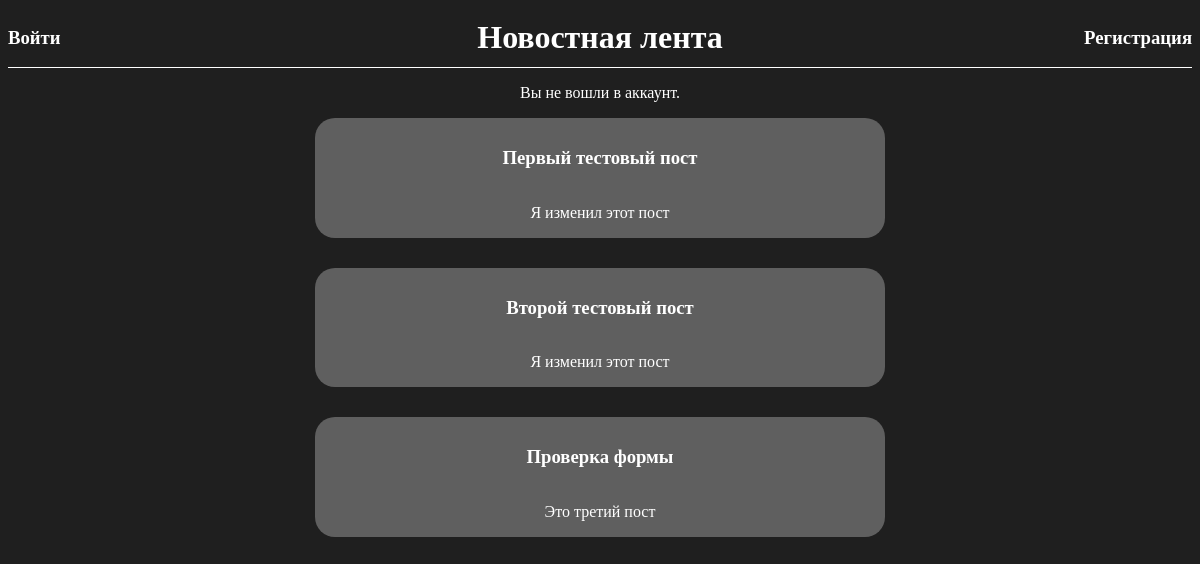
Before: / with the older database file.
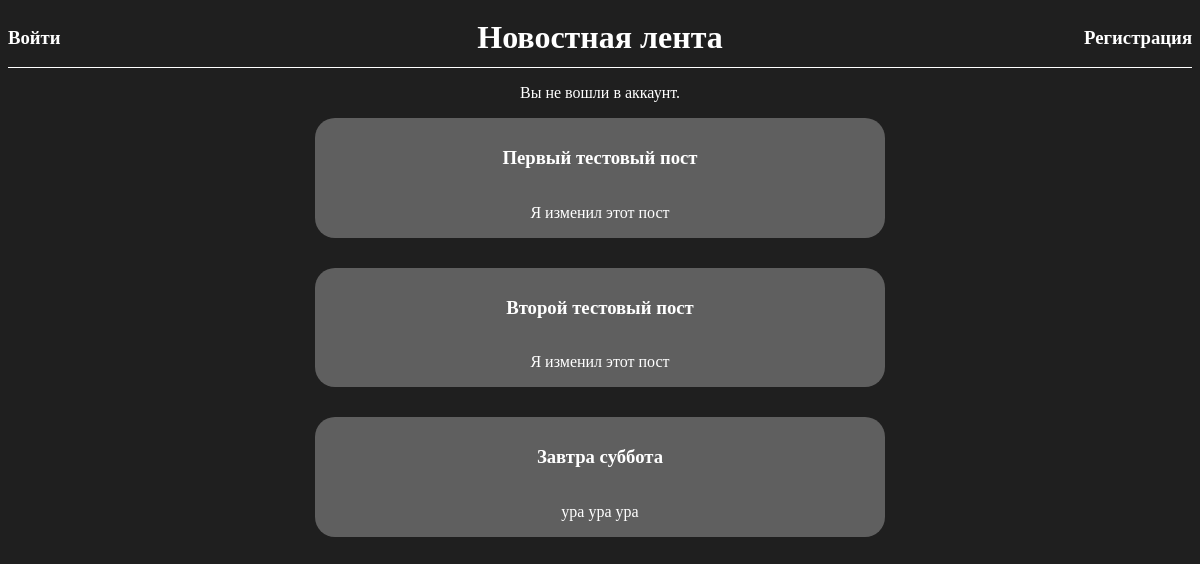
After: the same page with the newer database file.
### blog/models.py (models this page shows, shortened)
class Post(models.Model):
    title = models.CharField(max_length=200, verbose_name="Заголовок")
    body = models.TextField(verbose_name="Основной текст")
    author = models.ForeignKey(
        'auth.user',
        on_delete = models.CASCADE,
        verbose_name="Автор"
    )

### blog/views.py (the view)
# urls.py: path('',views.BlogListView.as_view(), name='home'),
class BlogListView(ListView):
    model = Post
    template_name = 'home.html'

### templates/home.html
{% extends 'base.html' %}
{% block content %}
<div class="posts">
    {% for post in object_list %}
        <div class="for_post">
            <h3><a href="{% url 'post_detail' post.pk %}" class="a">{{ post.title }}</a></h3>
            <p>{{ post.body }}</p>
        </div>
    {% endfor %}
</div>
{% endblock content %}

Changed rows visible on the page:
removed Post: title "Проверка формы", body "Это третий пост"
added Post: title "Завтра суббота", body "ура ура ура"
